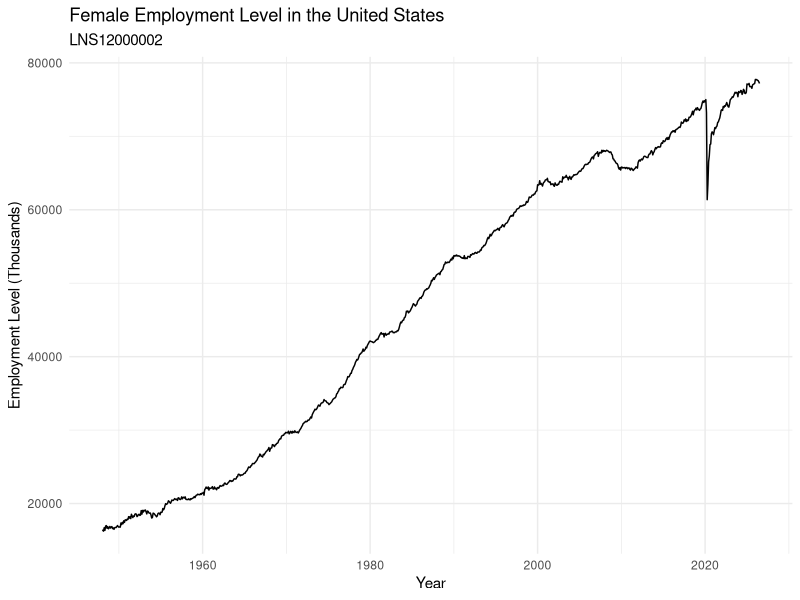
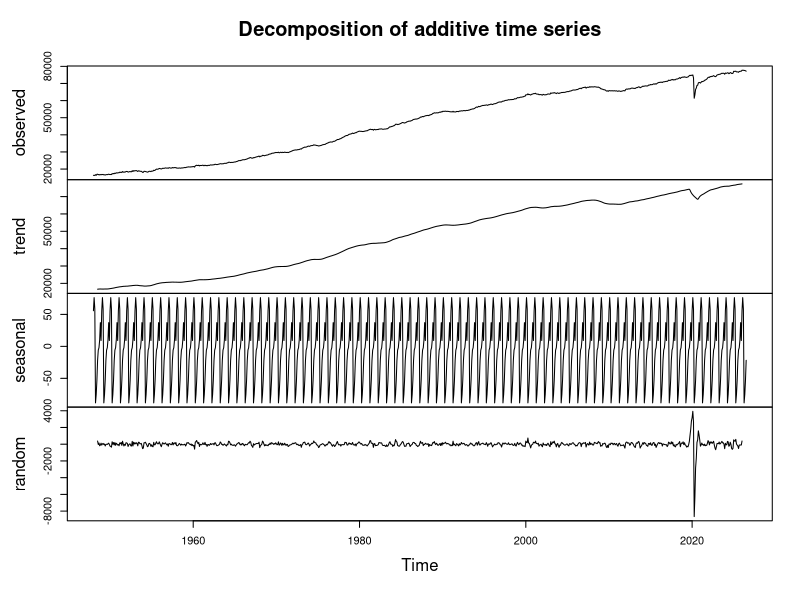
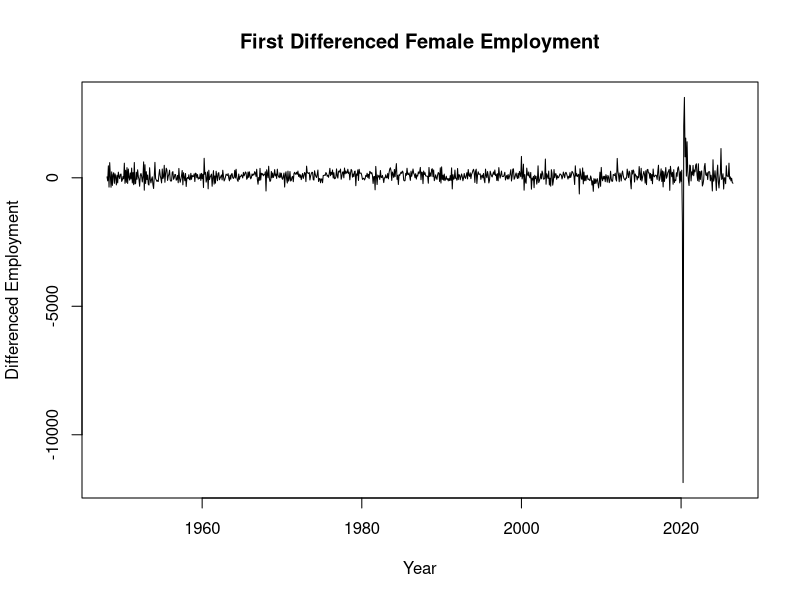

Here is the R script that generated these plots, in order:
# ============================================================
# DATA PROCESSING
# SDG 5: Gender Equality
# Dataset: LNS12000002 - Employment Level: Women
# ============================================================

# 1. Load Packages
library(readxl)
library(dplyr)
library(ggplot2)
library(forecast)
library(tseries)
library(zoo)

# 2. Read Excel Dataset
data_raw <- read_excel(
  "LNS12000002.xlsx",
  sheet = "Monthly"
)

# View the original structure
print(head(data_raw))
print(str(data_raw))

# 3. Rename Columns
data <- data_raw %>%
  rename(
    date = observation_date,
    female_employment = LNS12000002
  )

# 4. Data Type Conversion
data <- data %>%
  mutate(
    date = as.Date(date),
    female_employment = as.numeric(female_employment)
  ) %>%
  arrange(date)

# 5. Basic Data Information
cat("Number of observations:", nrow(data), "\n")
cat("Number of variables:", ncol(data), "\n")

cat(
  "Date range:",
  as.character(min(data$date)),
  "to",
  as.character(max(data$date)),
  "\n"
)

# 6. Check and Handle Missing Values
cat("\nMissing values before treatment:\n")
print(colSums(is.na(data)))

# Remove rows only if date itself is missing
data <- data %>%
  filter(!is.na(date))

# Put the data on a COMPLETE monthly grid before doing anything else.
#
# Everything downstream builds a ts() by counting forward from the first date at
# frequency 12, which has no way to notice an absent month: one missing ROW would
# shift every later observation back by one and silently mis-date the entire
# series, the split, and every forecast. This script only ever dropped rows with
# a missing DATE, so a gap in the workbook would have passed straight through.
# Re-indexing onto the full grid turns any missing row into a missing VALUE,
# which the interpolation below handles and the `imputed` flag records.
# common.R::load_series() re-checks the grid and refuses to load a broken one.
full_grid <- data.frame(date = seq(min(data$date), max(data$date), by = "month"))
n_before  <- nrow(data)
data <- full_grid %>%
  left_join(data, by = "date") %>%
  arrange(date)

if (nrow(data) > n_before) {
  cat("\nRows added to complete the monthly grid:", nrow(data) - n_before, "\n")
  cat("Missing months were:",
      paste(format(data$date[is.na(data$female_employment)]), collapse = ", "),
      "\n")
}

# Record which months are interpolated BEFORE filling them. This flag is written
# to the CSV so every downstream model can report - or exclude - synthetic points
# instead of re-deriving the flag and getting it wrong. 2025-10 is blank at source
# and falls inside every model's test window; common.R::evaluate() excludes it
# from every score, for models and benchmarks alike.
data$imputed <- is.na(data$female_employment)

# Fill missing female employment values using linear interpolation
data$female_employment <- na.approx(
  data$female_employment,
  x = data$date,
  na.rm = FALSE
)

cat("\nMonths interpolated:", sum(data$imputed), "\n")
if (any(data$imputed)) {
  cat("Dates interpolated :",
      paste(format(data$date[data$imputed]), collapse = ", "), "\n")
}

cat("\nMissing values after interpolation:\n")
print(colSums(is.na(data)))

# 7. Check Duplicate Dates
duplicate_dates <- data %>%
  group_by(date) %>%
  summarise(n = n()) %>%
  filter(n > 1)

cat("\nDuplicate dates:\n")
print(duplicate_dates)

# 8. Descriptive Statistics
cat("\nDescriptive Statistics:\n")

summary_stats <- data %>%
  summarise(
    Minimum = min(female_employment),
    Q1 = quantile(female_employment, 0.25),
    Median = median(female_employment),
    Mean = mean(female_employment),
    Q3 = quantile(female_employment, 0.75),
    Maximum = max(female_employment),
    SD = sd(female_employment)
  )

print(summary_stats)

# 9. Plot Original Time Series
ggplot(data, aes(x = date, y = female_employment)) +
  geom_line() +
  labs(
    title = "Female Employment Level in the United States",
    subtitle = "LNS12000002",
    x = "Year",
    y = "Employment Level (Thousands)"
  ) +
  theme_minimal()

# 10. Create Time Series Object
female_ts <- ts(
  data$female_employment,
  start = c(
    as.numeric(format(min(data$date), "%Y")),
    as.numeric(format(min(data$date), "%m"))
  ),
  frequency = 12
)

cat("\nTime Series:\n")
print(female_ts)

# 11. Decompose Time Series
decomposition <- decompose(
  female_ts,
  type = "additive"
)

plot(decomposition)

# 12. Check Stationarity
cat("\nADF Test - Original Series:\n")

adf_original <- adf.test(
  female_ts,
  alternative = "stationary"
)

print(adf_original)

# 13. First Difference
female_diff <- diff(female_ts)

cat("\nADF Test - First Differenced Series:\n")

adf_diff <- adf.test(
  female_diff,
  alternative = "stationary"
)

print(adf_diff)

# Plot differenced series
plot(
  female_diff,
  main = "First Differenced Female Employment",
  ylab = "Differenced Employment",
  xlab = "Year"
)

# 14. Train-Test Split
# REMOVED. The authoritative split lives in common.R (VAL_START / TEST_START) and
# is shared by every model. This script previously printed a second, two-way split
# that no model actually used and that disagreed with the three-way split the
# models apply - exactly the kind of drift common.R exists to prevent.

# 15. Save Processed Data
write.csv(
  data,
  "processed_female_employment.csv",
  row.names = FALSE
)
